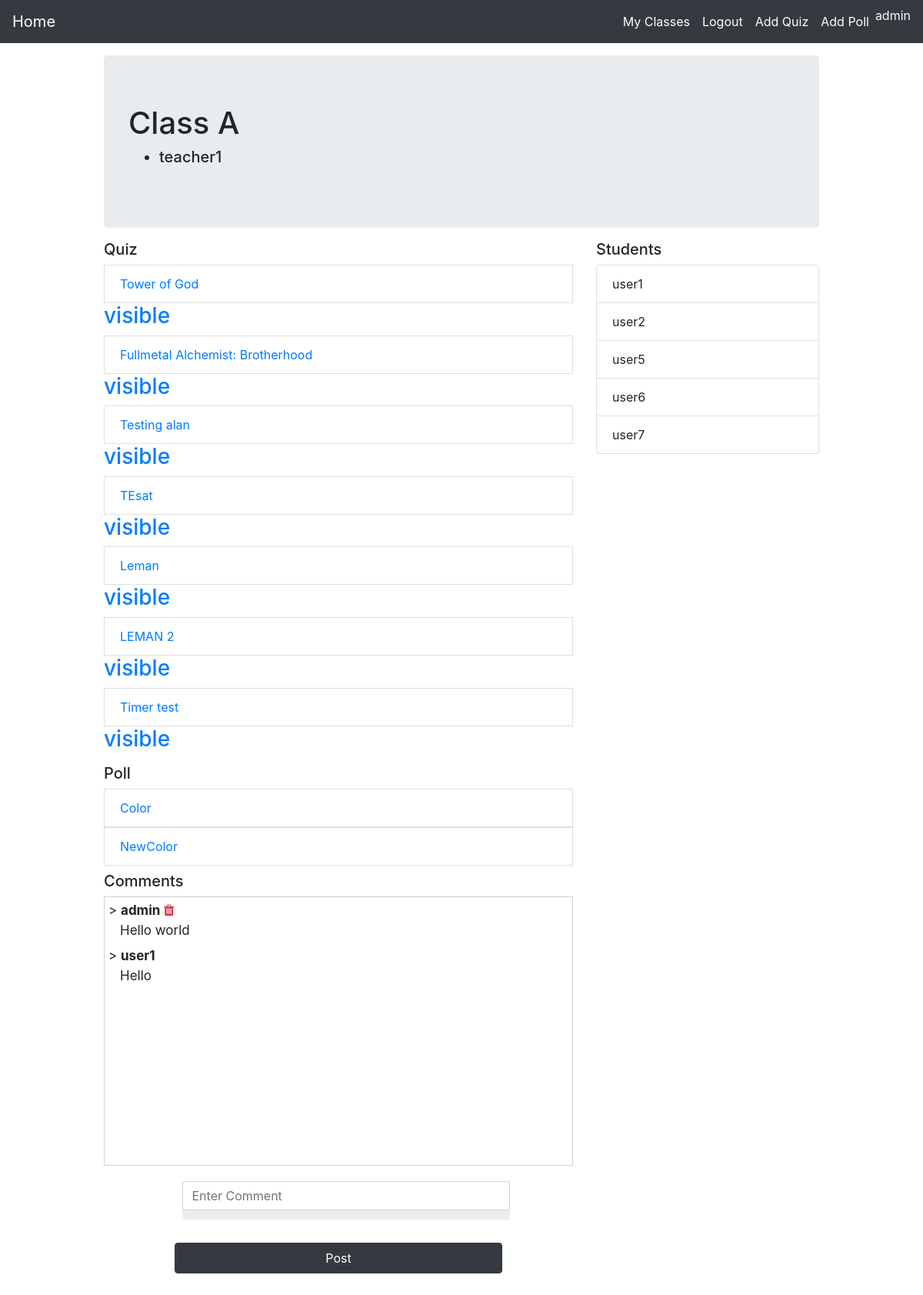
The app's page /quiz/class_view/1 (signed in), older data.
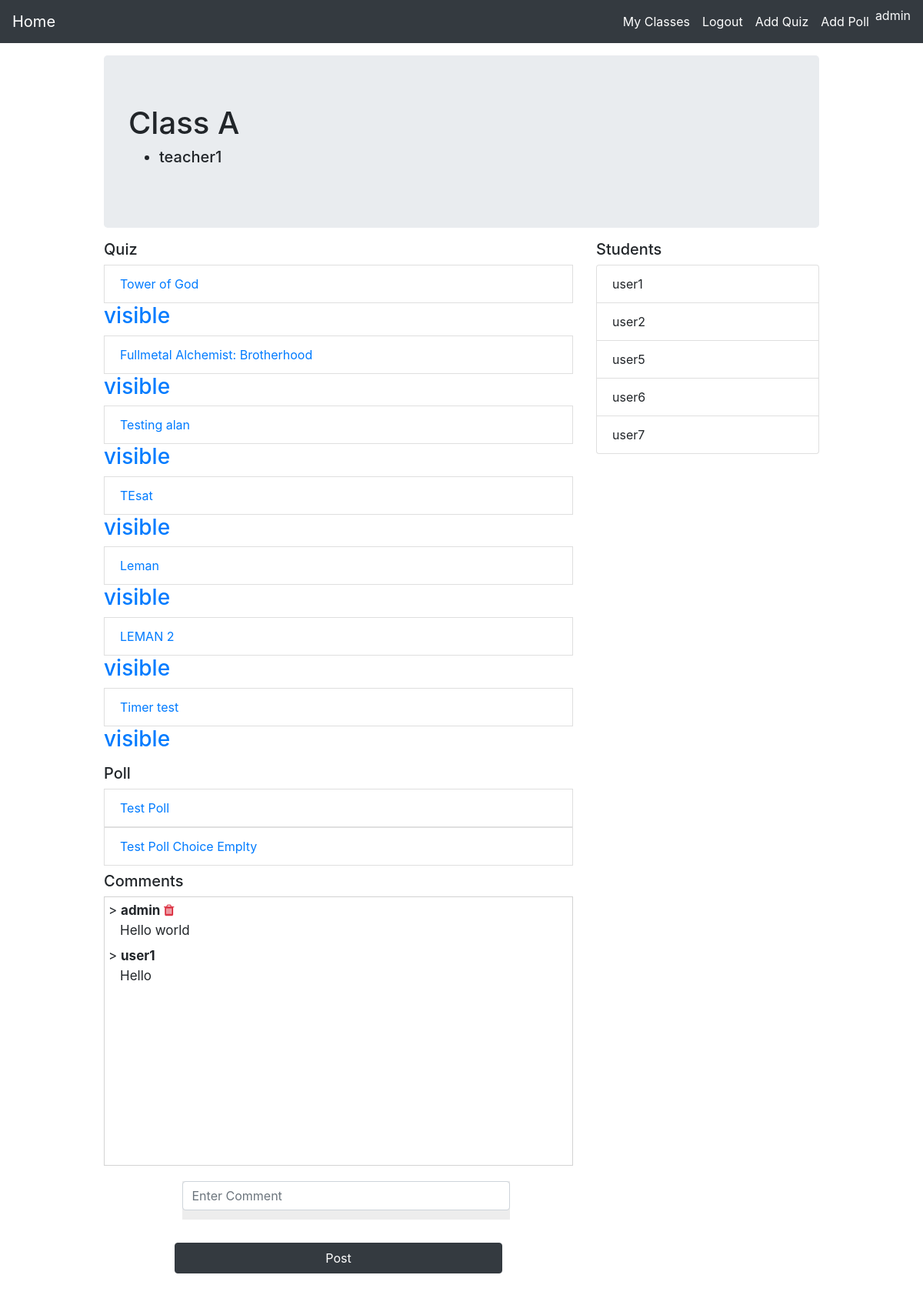
The same page, newer data.
### quiz/models.py (models this page shows, shortened)
class Quiz(models.Model):
    title = models.CharField(max_length=250)
    description = models.TextField()
    classes = models.ManyToManyField(Class)
    make_visible = models.BooleanField(default=False)
    total_questions = models.IntegerField(primary_key=False,default=0)
    answer_available = models.BooleanField(primary_key=False,default=False)
    timer = models.IntegerField(primary_key=False,null=True,blank=True,validators=[MinValueValidator(9), MaxValueValidator(31)],)

class Poll(models.Model):
    title = models.CharField(max_length=250)
    classes = models.ManyToManyField(Class)
    activate = models.BooleanField(default=False,primary_key=False)

class Comments(models.Model):
    comment = models.TextField(blank=False,null=False)
    user = models.ForeignKey(User,on_delete=models.CASCADE)
    spam = models.BooleanField(null=True,blank=True,primary_key=False)
    clas = models.ForeignKey(Class,on_delete=models.CASCADE)

### quiz/views.py (the view)
# urls.py: path('class_view/<int:class_pk>',views.classView,name='classView'),
@login_required
def classView(request,class_pk):
    stud_info = []
    quiz_info = []
    poll_list = []
    class_obj = get_object_or_404(Class,pk=class_pk)
    if str(request.user.job.status) == 'student':
        poll_list = list(Poll.objects.filter(activate=True).filter(classes=class_obj))
        quiz_list = list(Quiz.objects.filter(make_visible=True).filter(classes=class_obj))
        student_quiz_info = []
        if len(quiz_list) != 0:
            for quiz in quiz_list :
                stud_info = list(StudentQuizInfo.objects.filter(quiz_id=quiz.id).filter(user_id=request.user.id))
                if len(stud_info) != 0 :
                    student_quiz_info.append(stud_info[0])
                else :
                    student_quiz_info.append(None)
        quiz_info = zip(quiz_list,student_quiz_info)
    else :
        quiz_list = list(Quiz.objects.filter(classes=class_obj))
        poll_list = list(Poll.objects.filter(classes=class_obj))
    participant_list = class_obj.user.all()
    teacher_list = []
    student_list = []
    for each_user in participant_list :
        if each_user.is_superuser :
            pass
        elif str(each_user.job.status)== 'student' :
            student_list.append(each_user)
        elif str(each_user.job.status)== 'teacher' :
            teacher_list.append(each_user)
    user_list = []
    if Comments.objects.filter(clas_id=class_pk).exists():
        comments = get_list_or_404(Comments,clas_id=class_pk)
        for comment in comments :
            user_list.append(get_object_or_404(User,pk=comment.user_id))
    else :
        comments = []
    user_comments_list = zip(user_list,comments)
    context = {
        'quiz_info':quiz_info,
        'poll_list':poll_list,
        'class_obj':class_obj,
        'student_list':student_list,
        'teacher_list':teacher_list,
        'quiz_list':quiz_list,
        'comments_form':CommentsForm(),
        'user_comments_list':user_comments_list,
    }
    return render(request,'quiz/class_view.html',context)

### quiz/forms.py
class CommentsForm(forms.ModelForm) :
    class Meta :
        model = Comments
        fields = ('comment',)
        widgets = {
            'comment':forms.TextInput(attrs={'class': 'form-comments','placeholder':'Enter Comment'})
        }
        labels ={
            'comment' : (''),
        }
    def __init__(self, *args, **kwargs):
        super(CommentsForm, self).__init__(*args, **kwargs)
        self.fields['comment'].required=True

### templates/quiz/class_view.html (shortened to what this page needs)
{% extends "./base.html" %}
{% load crispy_forms_tags %}
{% load static %}
{% block content %}
<link rel="stylesheet" href="{% static 'quiz/class_view.css' %}">
<div class="container">
    <div class="jumbotron my-3">
        <h1>
            {{class_obj.class_name}}
        </h1>
        <h5>
            <ul>
                {% for each_teacher in teacher_list %}
                <li>{{each_teacher}}</li>
                {% endfor %}
            </ul>
        </h5>
    </div>
    <div class="row">
        <div class="col-md-8">
            <h5>Quiz</h5>
            <ul class="list-group">
                {% if request.user.job.status == 'student' %}
                    {% for quiz, info in quiz_info %}
                    <a href="{% url 'quiz:quizInfoTeacherView' quiz.id %}">
                        <li class="list-group-item">{{quiz.title}}</li>
                        {% if info.completed == True %}
                            <h3>completed</h3>
                        {% endif %}
                    </a>
                    {% endfor %}
                {% else %}
                    {% for quiz in quiz_list %}
                    <a href="{% url 'quiz:quizInfoTeacherView' quiz.id %}">
                        <li class="list-group-item">{{quiz.title}}</li>
                        {% if quiz.make_visible == True %}
                            <h3>visible</h3>
                        {% endif %}
                    </a>
                    {% endfor %}
                {% endif %}
            </ul>
        </div>
        <div class="col-md-4">
            <h5>Students </h5>
                <ul class="list-group">
                    {% for each_student in student_list %}
                    <li class="list-group-item">{{each_student}}</li>
                    {% endfor %}
                </ul>
        </div>
    </div>
    <div class="row">
        <div class="col-md-8 mt-2">
            <h5>Poll</h5>
            <ul class="list-group">
                {% for poll in poll_list %}
                    <a href="{% url 'quiz:createPollChoices' poll.id %}"><li class="list-group-item">{{poll.title}}</li></a>
                {% endfor %}
            </ul>
        </div>
        <div class="col-md-8 mb-2 mt-2">
            <h5>Comments</h5>
            <div class="comments-box">
                {% for user, comment in user_comments_list %}
                    <p class="username">> <Strong>{{user.username}}</Strong>
                        {% if request.user == user %}
                            <a href="{% url 'quiz:deleteComment' comment.id %}"> <i class="fa fa-trash text-danger"></i> </a>
                        {% endif %}
                    </p>
                    <p class="comment">{{comment.comment}}</p>
                {% endfor %}
            </div>
            <form action="{% url 'quiz:postComment' class_obj.id %}" method="POST">
                {{comments_form|crispy}}
                <button class="btn btn-dark w-100" type="submit">Post</button>
            </form>
        </div>
    </div>
</div>
{% endblock %}

### templates/quiz/base.html (shortened to what this page needs)
{% load static %}
<!DOCTYPE html>
<html lang="en">
<head>
  <link rel="stylesheet" href="https://stackpath.bootstrapcdn.com/bootstrap/4.5.0/css/bootstrap.min.css"
 />
  <link rel="stylesheet" href="https://stackpath.bootstrapcdn.com/font-awesome/4.7.0/css/font-awesome.min.css">
  <link
      rel="stylesheet"
      type="text/css"
      href="{% static 'accounts/style.css' %}"
    />
</head>
<body style="height: 100vh">
  <nav class="navbar navbar-expand-lg navbar-dark bg-dark">
    <a class="navbar-brand" href="{% url 'quiz:home' %}">
      <span class="nav_link" id="home">
        Home
      </span>
    </a>
    <div class="collapse navbar-collapse" id="navbarSupportedContent">
      <ul class="navbar-nav ml-auto">
        <li class="nav-item active">
          <a class="nav-link" href="{% if user.is_authenticated %} {% url 'quiz:home' %} {% else %} # {% endif %}">
            <span class="nav_link">
              My Classes
            </span>
          </a>
        </li>
        <li class="nav-item active">
          <a class="nav-link" href="{% if user.is_authenticated %} {% url 'quiz:logout' %} {% else %} # {% endif %}">
            <span class="nav_link">
              {% if user.is_authenticated %} Logout {% else %} Login {% endif %}
            </span>
          </a>
        </li>
        {% if request.user.job.status == 'teacher' %}
          <li class="nav-item active">
            <a class="nav-link" href="{% url 'quiz:addQuiz' %}">
              <span class="nav_link">
                Add Quiz
              </span>
            </a>
          </li>
          <li class="nav-item active">
            <a class="nav-link" href="{% url 'quiz:createPoll' %}">
              <span class="nav_link">
                Add Poll
              </span>
            </a>
          </li>
        {% endif %}
        <li class="nav-item active">
            <span class="nav_link text-light">
              {% if user.is_authenticated %} {{request.user.username}} {% endif %}
            </span>
        </li
      </ul>
    </div>
  </nav>
  {% block content %} {% endblock content %}
</body>
</html>

Row changes from the older to the newer data that the page shows:
removed Poll: title "NewColor"
added Poll: title "Test Poll"
changed Poll: title "Color" → "Test Poll Choice Emplty"
